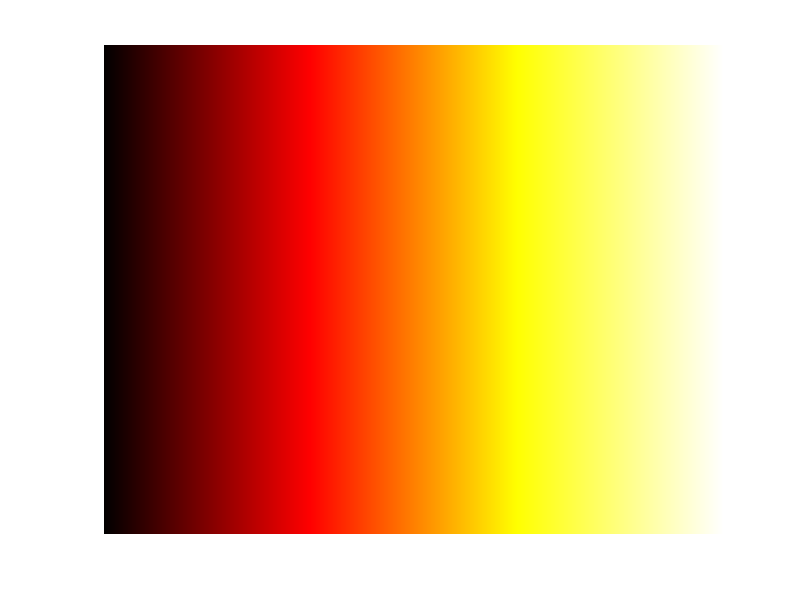

Source code (MATLAB):
function CBIG_MMLDA_generate_MingHotColormap
% Written by Xiuming Zhang and CBIG under MIT license: https://github.com/ThomasYeoLab/CBIG/blob/master/LICENSE.md

% create R G B for color table
no_bins = 255*3;

R = zeros(no_bins, 1);
R(1:255) = 1:255;
R(256:end) = 255;

G = zeros(no_bins, 1);
G(256:510) = 1:255;
G(511:end) = 255;

B = zeros(no_bins, 1);
B(511:end) = 1:255;

% write color table
fileID = fopen('./MingHotColormap.txt', 'w');
fprintf(fileID, '#No. LabelName     R    G    B    A\n');
for idx = 1:no_bins
    fprintf(fileID, '%3d      lv%d      %3d  %3d  %3d    0\n', idx, idx, R(idx), G(idx), B(idx));
end
fclose(fileID);

% generate color bar
C = zeros(1, numel(R), 3);
C(:, :, 1) = R;
C(:, :, 2) = G;
C(:, :, 3) = B;
C = uint8(C);
image(C);
axis off
set(gcf, 'Color', 'None');
saveas(gcf, 'MingHotColorbar', 'png');